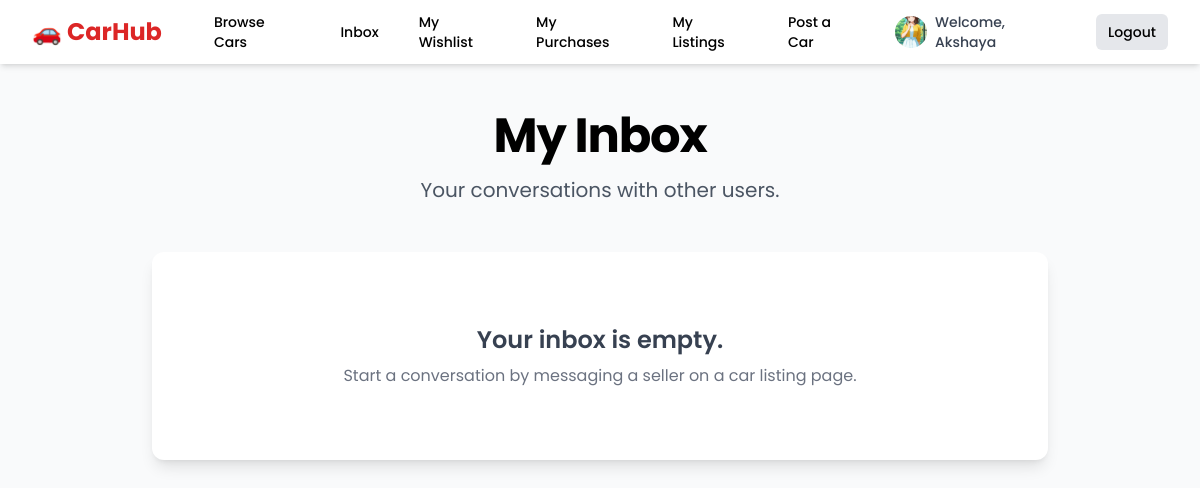
Before: /inbox/ (signed in) with the older database file.
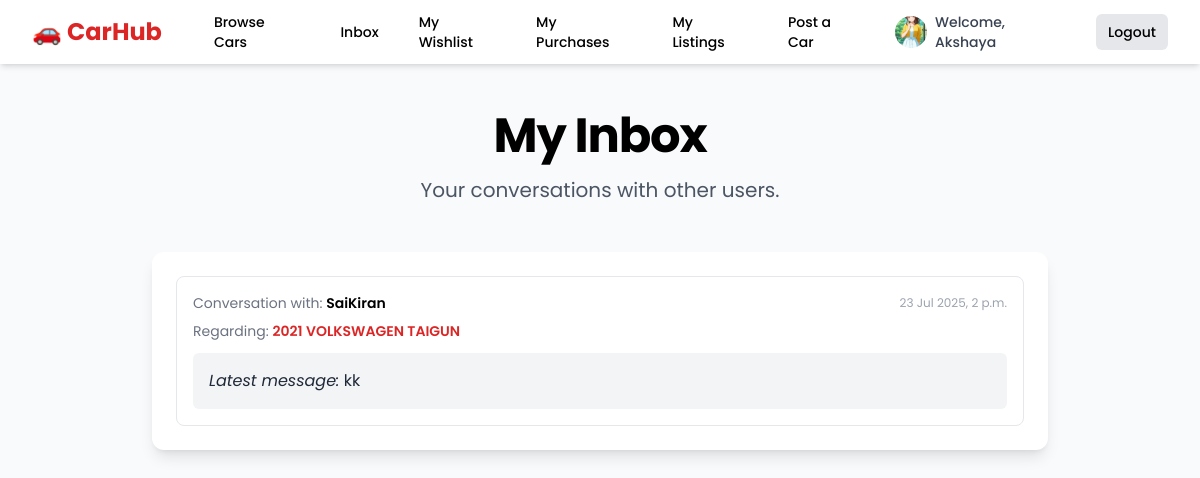
After: the same page with the newer database file.
### listings/models.py (models this page shows, shortened)
class Message(models.Model):
    sender = models.ForeignKey(User, on_delete=models.CASCADE, related_name='sent_messages')
    receiver = models.ForeignKey(User, on_delete=models.CASCADE, related_name='received_messages')
    listing = models.ForeignKey(CarListing, on_delete=models.CASCADE)
    content = models.TextField()
    timestamp = models.DateTimeField(auto_now_add=True)
    is_read = models.BooleanField(default=False)

class CarListing(models.Model):
    seller = models.ForeignKey(User, on_delete=models.CASCADE)
    make = models.CharField(max_length=50, help_text="e.g., Maruti Suzuki, Hyundai")
    model = models.CharField(max_length=50, help_text="e.g., Swift, Creta")
    year = models.PositiveIntegerField()
    price = models.PositiveIntegerField(help_text="Price in INR")
    kms_driven = models.PositiveIntegerField(help_text="Kilometers driven", default=0)
    image = models.ImageField(upload_to='car_images/', default='car_images/default.png', verbose_name="Main Image")
    mileage = models.PositiveIntegerField(help_text="Mileage in KMPL or KM/Charge")
    transmission = models.CharField(max_length=10, choices=TRANSMISSION_CHOICES)
    fuel_type = models.CharField(max_length=10, choices=FUEL_TYPE_CHOICES)
    noc_available = models.BooleanField(default=False, verbose_name="NOC Certificate Available")
    description = models.TextField()
    location_city = models.CharField(max_length=50)
    status = models.CharField(
        max_length=20,
        choices=LISTING_STATUS_CHOICES,
        default='PENDING_APPROVAL'
    )
    wishlist = models.ManyToManyField(User, related_name='wishlist_items', blank=True)
    views = models.PositiveIntegerField(default=0)
    created_at = models.DateTimeField(auto_now_add=True)
    updated_at = models.DateTimeField(auto_now=True)

### listings/views.py (the view)
# urls.py: path('inbox/', views.inbox_view, name='inbox'),
@login_required
def inbox_view(request):
    all_user_messages = Message.objects.filter(
        Q(sender=request.user) | Q(receiver=request.user)
    ).order_by('-timestamp')
    conversation_threads = {}
    for message in all_user_messages:
        other_user = message.sender if message.receiver == request.user else message.receiver
        thread_key = (message.listing.id, other_user.id)
        if thread_key not in conversation_threads:
            conversation_threads[thread_key] = {
                'latest_message': message,
                'other_user': other_user
            }
    context = {
        'conversation_threads': list(conversation_threads.values()),
        'page_title': 'My Inbox'
    }
    return render(request, 'inbox.html', context)

### templates/inbox.html (shortened to what this page needs)
{% extends 'base.html' %}
{% block content %}
    <header class="text-center mb-12">
        <h1 class="text-4xl font-bold tracking-tight text-black sm:text-5xl">{{ page_title }}</h1>
        <p class="mt-4 text-xl text-gray-600">Your conversations with other users.</p>
    </header>
    <div class="max-w-4xl mx-auto bg-white p-6 rounded-xl shadow-lg">
        <div class="space-y-4">
            {% for thread in conversation_threads %}
                <a href="{% url 'conversation' listing_pk=thread.latest_message.listing.id other_user_pk=thread.other_user.id %}" class="block p-4 border border-gray-200 rounded-lg hover:bg-gray-50 transition-colors duration-200">
                    <div class="flex justify-between items-center mb-2">
                        <p class="text-sm text-gray-500">
                            Conversation with: <span class="font-semibold text-black">{{ thread.other_user.username }}</span>
                        </p>
                        <p class="text-xs text-gray-400">{{ thread.latest_message.timestamp|date:"d M Y, P" }}</p>
                    </div>
                    <div class="mb-3">
                        <p class="text-sm text-gray-500">
                            Regarding: <span class="font-semibold text-red-600">{{ thread.latest_message.listing.year }} {{ thread.latest_message.listing.make }} {{ thread.latest_message.listing.model }}</span>
                        </p>
                    </div>
                    <div class="bg-gray-100 p-4 rounded-md">
                        <p class="text-gray-800 truncate"><em>Latest message:</em> {{ thread.latest_message.content }}</p>
                    </div>
                </a>
            {% empty %}
                <div class="text-center py-12">
                    <h3 class="text-2xl font-semibold text-gray-700">Your inbox is empty.</h3>
                    <p class="mt-2 text-gray-500">Start a conversation by messaging a seller on a car listing page.</p>
                </div>
            {% endfor %}
        </div>
    </div>
{% endblock %}

Changed rows visible on the page:
added Message: other_user.username "SaiKiran", latest_message.timestamp "23 Jul 2025, 2 p.m.", latest_message.listing.year "2021", latest_message.listing.make "VOLKSWAGEN", latest_message.listing.model "TAIGUN", latest_message.content "kk"
Other visible differences:
text no longer shown: "Your inbox is empty. Start a conversation by messaging a seller on a car listing page."
